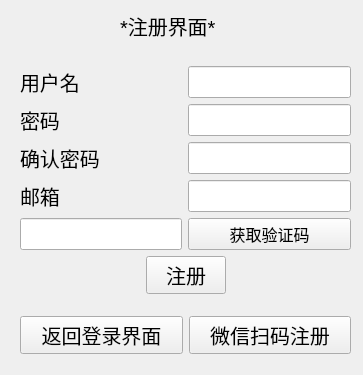
<?xml version="1.0" encoding="UTF-8"?>
<ui version="4.0">
 <class>Signup_page</class>
 <widget class="QWidget" name="Signup_page">
  <property name="geometry">
   <rect>
    <x>0</x>
    <y>0</y>
    <width>363</width>
    <height>375</height>
   </rect>
  </property>
  <property name="windowTitle">
   <string>Form</string>
  </property>
  <widget class="QWidget" name="layoutWidget">
   <property name="geometry">
    <rect>
     <x>20</x>
     <y>50</y>
     <width>331</width>
     <height>321</height>
    </rect>
   </property>
   <layout class="QVBoxLayout" name="verticalLayout_2">
    <item>
     <layout class="QVBoxLayout" name="verticalLayout">
      <item>
       <layout class="QGridLayout" name="gridLayout">
        <item row="0" column="0">
         <widget class="QLabel" name="label_2">
          <property name="font">
           <font>
            <pointsize>15</pointsize>
           </font>
          </property>
          <property name="text">
           <string>用户名</string>
          </property>
         </widget>
        </item>
        <item row="0" column="1">
         <widget class="QLineEdit" name="le_name">
          <property name="font">
           <font>
            <pointsize>15</pointsize>
           </font>
          </property>
         </widget>
        </item>
        <item row="2" column="0">
         <widget class="QLabel" name="label_5">
          <property name="font">
           <font>
            <pointsize>15</pointsize>
           </font>
          </property>
          <property name="text">
           <string>确认密码</string>
          </property>
         </widget>
        </item>
        <item row="4" column="1">
         <widget class="QPushButton" name="btn_getcode">
          <property name="font">
           <font>
            <pointsize>12</pointsize>
           </font>
          </property>
          <property name="text">
           <string>获取验证码</string>
          </property>
         </widget>
        </item>
        <item row="2" column="1">
         <widget class="QLineEdit" name="le_password_2">
          <property name="font">
           <font>
            <pointsize>15</pointsize>
           </font>
          </property>
         </widget>
        </item>
        <item row="1" column="1">
         <widget class="QLineEdit" name="le_password">
          <property name="font">
           <font>
            <pointsize>15</pointsize>
           </font>
          </property>
         </widget>
        </item>
        <item row="3" column="0">
         <widget class="QLabel" name="label_4">
          <property name="font">
           <font>
            <pointsize>15</pointsize>
           </font>
          </property>
          <property name="text">
           <string>邮箱</string>
          </property>
         </widget>
        </item>
        <item row="4" column="0">
         <widget class="QLineEdit" name="le_verifycode">
          <property name="font">
           <font>
            <pointsize>15</pointsize>
           </font>
          </property>
         </widget>
        </item>
        <item row="3" column="1">
         <widget class="QLineEdit" name="le_emailaddress">
          <property name="font">
           <font>
            <pointsize>15</pointsize>
           </font>
          </property>
         </widget>
        </item>
        <item row="1" column="0">
         <widget class="QLabel" name="label_3">
          <property name="font">
           <font>
            <pointsize>15</pointsize>
           </font>
          </property>
          <property name="text">
           <string>密码</string>
          </property>
         </widget>
        </item>
       </layout>
      </item>
      <item>
       <layout class="QHBoxLayout" name="horizontalLayout">
        <item>
         <spacer name="horizontalSpacer">
          <property name="orientation">
           <enum>Qt::Horizontal</enum>
          </property>
          <property name="sizeHint" stdset="0">
           <size>
            <width>40</width>
            <height>20</height>
           </size>
          </property>
         </spacer>
        </item>
        <item>
         <widget class="QPushButton" name="btn_signup">
          <property name="font">
           <font>
            <pointsize>15</pointsize>
           </font>
          </property>
          <property name="text">
           <string>注册</string>
          </property>
         </widget>
        </item>
        <item>
         <spacer name="horizontalSpacer_2">
          <property name="orientation">
           <enum>Qt::Horizontal</enum>
          </property>
          <property name="sizeHint" stdset="0">
           <size>
            <width>40</width>
            <height>20</height>
           </size>
          </property>
         </spacer>
        </item>
       </layout>
      </item>
     </layout>
    </item>
    <item>
     <layout class="QHBoxLayout" name="horizontalLayout_2">
      <item>
       <widget class="QPushButton" name="btn_gotologin">
        <property name="font">
         <font>
          <pointsize>15</pointsize>
         </font>
        </property>
        <property name="text">
         <string>返回登录界面</string>
        </property>
       </widget>
      </item>
      <item>
       <widget class="QPushButton" name="pushButton">
        <property name="font">
         <font>
          <pointsize>15</pointsize>
         </font>
        </property>
        <property name="text">
         <string>微信扫码注册</string>
        </property>
       </widget>
      </item>
     </layout>
    </item>
   </layout>
  </widget>
  <widget class="QLabel" name="label">
   <property name="geometry">
    <rect>
     <x>120</x>
     <y>10</y>
     <width>131</width>
     <height>31</height>
    </rect>
   </property>
   <property name="font">
    <font>
     <pointsize>15</pointsize>
    </font>
   </property>
   <property name="text">
    <string>*注册界面*</string>
   </property>
  </widget>
 </widget>
 <resources/>
 <connections/>
</ui>
